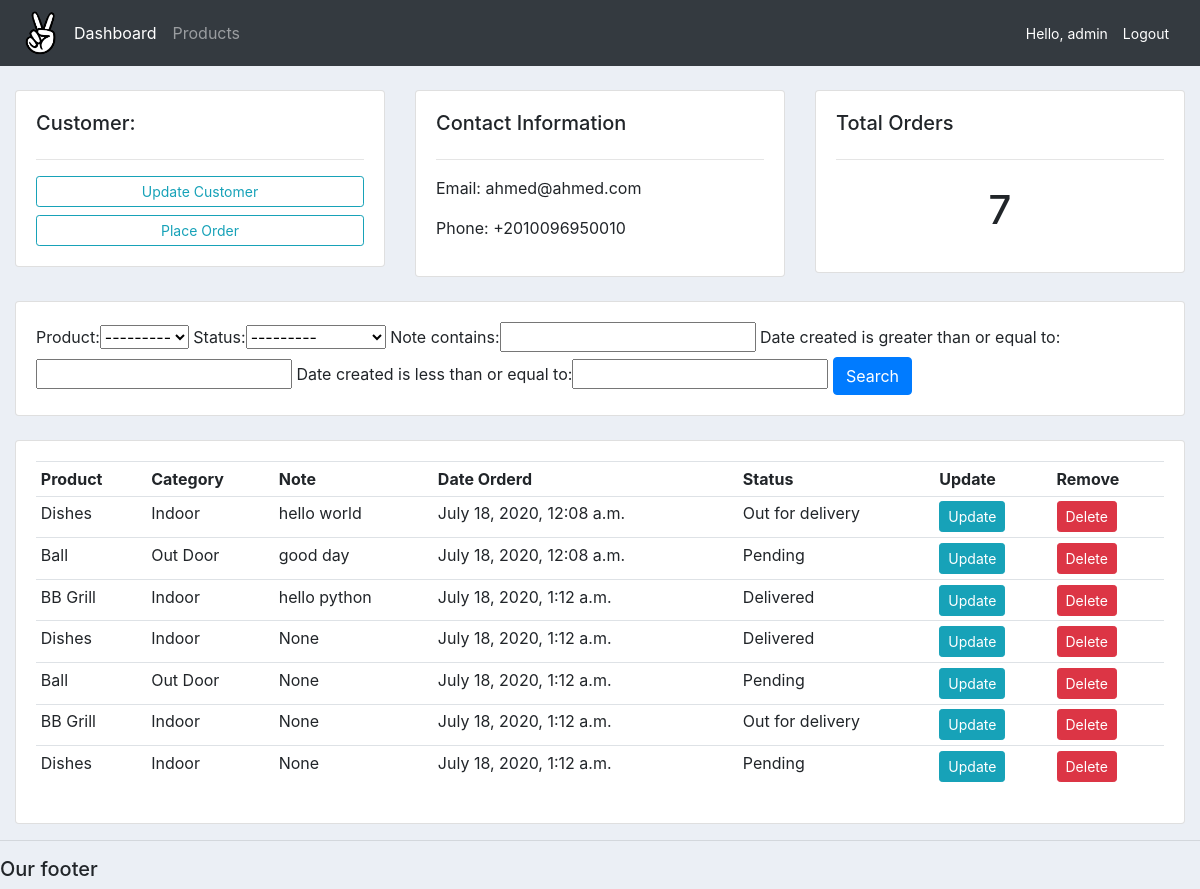
The app's page /customer/1/ (signed in) with its own data.
### accounts/models.py (models this page shows, shortened)
class Customer(models.Model):
    user = models.OneToOneField(User, null=True, blank=True, on_delete=models.CASCADE)
    name = models.CharField(max_length=200,null=True)
    phone = models.CharField(max_length=200,null=True)
    email = models.CharField(max_length=200,null=True)
    address = models.CharField(max_length=200,null=True)
    profile_pic = models.ImageField(default="dprofile.png", null=True, blank=True)
    date_created = models.DateTimeField(auto_now_add=True,null=True)

class Order(models.Model):
    STATUS = (
        ('Pending','Pending'),
        ('Out for delivery','Out for delivery'),
        ('Delivered','Delivered'),
    )
    customer = models.ForeignKey(Customer,null=True,on_delete=models.SET_NULL)
    product = models.ForeignKey(Product,null=True,on_delete=models.SET_NULL)
    date_created = models.DateTimeField(auto_now_add=True,null=True)
    status = models.CharField(max_length=200,null=True,choices=STATUS)
    note = models.CharField(max_length=1000,null=True)

class Product(models.Model):
    CATEGORY = (
        ('Indoor','Indoor'),
        ('Out Door','Out Door'),
    )
    name = models.CharField(max_length=200,null=True)
    price = models.FloatField(null=True)
    category = models.CharField(max_length=200,null=True,choices=CATEGORY)
    decription = models.CharField(max_length=200,null=True,blank=True)
    date_created = models.DateTimeField(auto_now_add=True,null=True)
    tag = models.ManyToManyField(Tag)
    def __str__(self):
        return self.name

### accounts/decorators.py (the view)
        def wrapper_func(request, *args, **kwargs):
            group = None
            if request.user.groups.exists():
                group = request.user.groups.all()[0].name
            if group in allowed_roles:
                return view_func(request, *args, **kwargs)
            else:
                return HttpResponse("You don't have permission to access this page")

### accounts/views.py (called while the page is built)
@login_required(login_url='login')
@allowed_users(allowed_roles=['admin'])
def customer(request, pk):
	customer = Customer.objects.get(id=pk)
	orders = customer.order_set.all()
	order_count = orders.count()
	MyFilter = OrderFilter(request.GET, queryset=orders)
	orders = MyFilter.qs
	context = {'customer':customer, 'orders':orders, 'order_count':order_count,'MyFilter':MyFilter}
	return render(request, 'accounts/customer.html',context)

### accounts/templates/accounts/customer.html
{%  extends 'accounts/main.html' %}
{% block content %}
	<br>
<div class="row">
	<div class="col-md">
		<div class="card card-body">
			<h5>Customer:</h5>
			<hr>
			<a class="btn btn-outline-info  btn-sm btn-block" href="">Update Customer</a>
			<a class="btn btn-outline-info  btn-sm btn-block" href="{% url 'create_order' customer.id %}">Place Order</a>
		</div>
	</div>
	<div class="col-md">
		<div class="card card-body">
			<h5>Contact Information</h5>
			<hr>
			<p>Email: {{ customer.email }}</p>
			<p>Phone: {{ customer.phone }}</p>
		</div>
	</div>
	<div class="col-md">
		<div class="card card-body">
			<h5>Total Orders</h5>
			<hr>
			<h1 style="text-align: center;padding: 10px">{{ order_count }}</h1>
		</div>
	</div>
</div>
<br>
<div class="row">
	<div class="col">
		<div class="card card-body">
			<form method="get">
				{{ MyFilter.form }}
		    <button class="btn btn-primary" type="submit">Search</button>
		  </form>
		</div>
	</div>
</div>
<br>
<div class="row">
	<div class="col-md">
		<div class="card card-body">
			<table class="table table-sm">
				<tr>
					<th>Product</th>
					<th>Category</th>
					<th>Note</th>
					<th>Date Orderd</th>
					<th>Status</th>
					<th>Update</th>
					<th>Remove</th>
				</tr>
				{% for order in orders %}
					<tr>
						<td>{{ order.product }}</td>
						<td>{{ order.product.category }}</td>
						<td>{{ order.note }}</td>
						<td>{{ order.date_created }}</td>
						<td>{{ order.status }}</td>
						<td><a class="btn btn-sm btn-info" href="{% url 'update_order' order.id %}">Update</a></td>
						<td><a class="btn btn-sm btn-danger" href="{% url 'delete_order' order.id %}">Delete</a></td>
					</tr>
				{% endfor %}
			</table>
		</div>
	</div>
</div>
{% endblock %}

### accounts/templates/accounts/navbar.html (shortened to what this page needs)
{% load static %}
<nav class="navbar navbar-expand-lg navbar-dark bg-dark">
    <img src="{% static 'images/logo.png' %}" width="50" height="50" style="margin: 0; padding:0;">
    <div class="collapse navbar-collapse" id="navbarNav">
      <ul class="navbar-nav">
        {% if request.user.is_staff %}
        <li class="nav-item active">
          <a class="nav-link" href="{% url 'home' %}">Dashboard</a>
        </li>
        <li class="nav-item">
          <a class="nav-link" href="{% url 'products' %}">Products</a>
        </li>
        {% else %}
        <li class="nav-item">
          <a class="nav-link" href="{% url 'account' %}">Settings</a>
        </li>
        {% endif %}
      </ul>
    </div>
    <span class="hello-msg">Hello, {{ request.user }} </span>
    <span><a class="hello-msg" href="{% url 'logout' %}">Logout</a></span>
  </nav>

### static/css/main.css (style rules this page uses)
body { background-color: #ebeff5; }

### accounts/templates/accounts/navbar.html (style rules this page uses)
.hello-msg { font-size: 14px; color: #fff; margin-right: 15px; }

### records on screen
Customer: email "ahmed@ahmed.com", phone "+2010096950010"
Order: product "Dishes", product.category "Indoor", note "hello world", date_created "July 18, 2020, 12:08 a.m.", status "Out for delivery"
Order: product "Ball", product.category "Out Door", note "good day", date_created "July 18, 2020, 12:08 a.m.", status "Pending"
Order: product "BB Grill", product.category "Indoor", note "hello python", date_created "July 18, 2020, 1:12 a.m.", status "Delivered"
Order: product "Dishes", product.category "Indoor", note "None", date_created "July 18, 2020, 1:12 a.m.", status "Delivered"
Order: product "Ball", product.category "Out Door", note "None", date_created "July 18, 2020, 1:12 a.m.", status "Pending"
Order: product "BB Grill", product.category "Indoor", note "None", date_created "July 18, 2020, 1:12 a.m.", status "Out for delivery"
Order: product "Dishes", product.category "Indoor", note "None", date_created "July 18, 2020, 1:12 a.m.", status "Pending"

### other values on screen
{{ request.user }} "admin"
{{ order_count }} "7"
